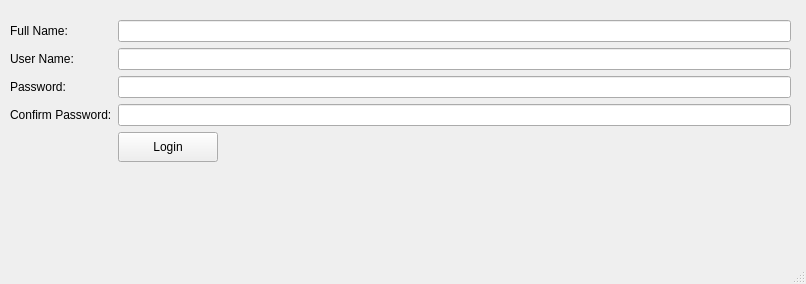
<?xml version="1.0" encoding="UTF-8"?>
<ui version="4.0">
 <class>MainWindow</class>
 <widget class="QMainWindow" name="MainWindow">
  <property name="geometry">
   <rect>
    <x>0</x>
    <y>0</y>
    <width>806</width>
    <height>284</height>
   </rect>
  </property>
  <property name="windowTitle">
   <string>MainWindow</string>
  </property>
  <widget class="QWidget" name="centralwidget">
   <widget class="QWidget" name="formLayoutWidget">
    <property name="geometry">
     <rect>
      <x>10</x>
      <y>20</y>
      <width>781</width>
      <height>211</height>
     </rect>
    </property>
    <layout class="QFormLayout" name="formLayout">
     <item row="0" column="0">
      <widget class="QLabel" name="fullNameLabel">
       <property name="text">
        <string>Full Name:</string>
       </property>
      </widget>
     </item>
     <item row="0" column="1">
      <widget class="QLineEdit" name="fullNameLineEdit"/>
     </item>
     <item row="1" column="0">
      <widget class="QLabel" name="userNameLabel">
       <property name="text">
        <string>User Name:</string>
       </property>
      </widget>
     </item>
     <item row="1" column="1">
      <widget class="QLineEdit" name="userNameLineEdit"/>
     </item>
     <item row="2" column="0">
      <widget class="QLabel" name="passwordLabel">
       <property name="text">
        <string>Password:</string>
       </property>
      </widget>
     </item>
     <item row="2" column="1">
      <widget class="QLineEdit" name="passwordLineEdit">
       <property name="echoMode">
        <enum>QLineEdit::Password</enum>
       </property>
      </widget>
     </item>
     <item row="3" column="0">
      <widget class="QLabel" name="confirmPasswordLabel">
       <property name="text">
        <string>Confirm Password:</string>
       </property>
      </widget>
     </item>
     <item row="3" column="1">
      <widget class="QLineEdit" name="confirmPasswordLineEdit">
       <property name="echoMode">
        <enum>QLineEdit::Password</enum>
       </property>
      </widget>
     </item>
     <item row="4" column="1">
      <widget class="QPushButton" name="Login">
       <property name="minimumSize">
        <size>
         <width>100</width>
         <height>30</height>
        </size>
       </property>
       <property name="maximumSize">
        <size>
         <width>100</width>
         <height>30</height>
        </size>
       </property>
       <property name="text">
        <string>Login</string>
       </property>
      </widget>
     </item>
    </layout>
   </widget>
  </widget>
  <widget class="QMenuBar" name="menubar">
   <property name="geometry">
    <rect>
     <x>0</x>
     <y>0</y>
     <width>806</width>
     <height>26</height>
    </rect>
   </property>
  </widget>
  <widget class="QStatusBar" name="statusbar"/>
 </widget>
 <resources/>
 <connections/>
</ui>
